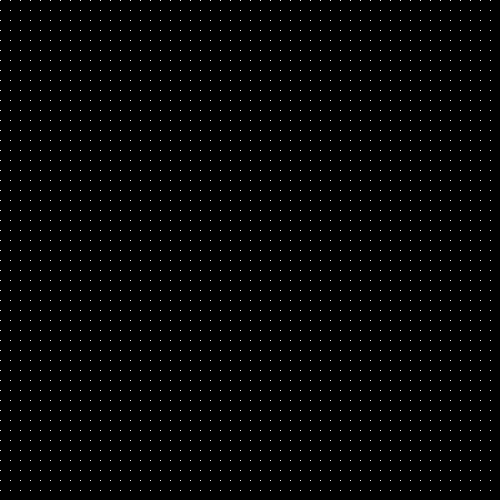
Frame 1 (no input)
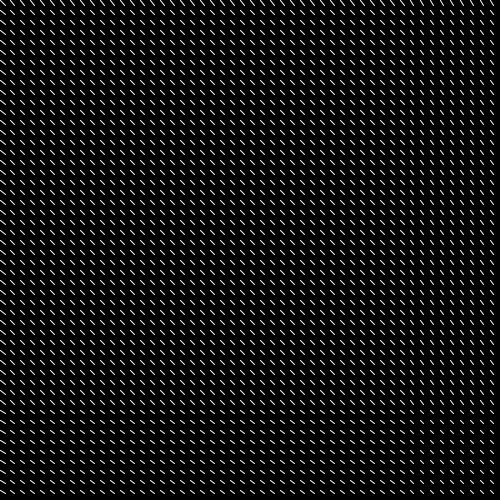
Frame 60 (the mouse pressed at the canvas centre just before this capture)
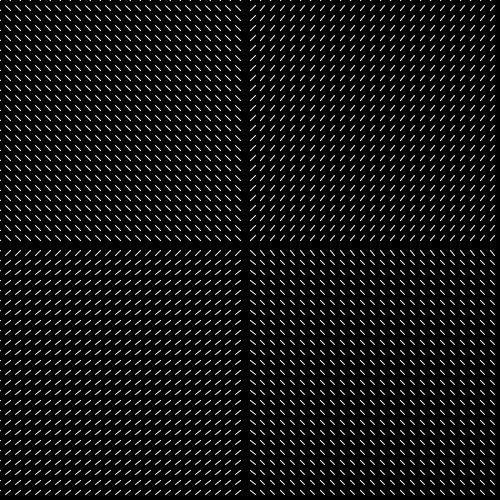
Frame 120 (the mouse held since frame 60 and released just before this capture)

The Processing sketch that drew these frames (run headless with seeded random() and noise(); from frame 60 on, the mouse is pressed at the canvas centre):

// Processing sketch: forcefieldtest
// ── forcefieldtest.pde
void setup() {
  size(500,500);
  arrowDistance = 10;
  arrows = new float[int(width/arrowDistance)*int(height/arrowDistance)][2];
  for (int i=0;i<arrows.length;i++) {
    arrows[i][0] = 0;
    arrows[i][1] = 0;
//    arrows[i][2] = 0;
  //  arrows[i][3] = 0;
  }
  stroke(255);
}

float arrows[][],
  arrowDistance;
void draw() {
  background(0);
  int wid = int(width/arrowDistance);
  int hei = int(height/arrowDistance);
  for (int i=0;i<arrows.length;i++){
    float x = int(arrowDistance*(i%wid));
    float y = int(arrowDistance*int(i/wid));
    float x2 = x+arrows[i][0];
    float y2 = y+arrows[i][1];
    point(x,y);
    
    line(x,y,x2,y2);
    float diffx = abs(width-abs(mouseX-x)/4)/width;
    float diffy = abs(height-abs(mouseY-y)/4)/height;
    arrows[i][0] = (1+(-2*int(mouseX>x)))*(diffx*(arrowDistance/2));
    arrows[i][1] = (1+(-2*int(mouseY>y)))*(diffy*(arrowDistance/2));
  }
}
